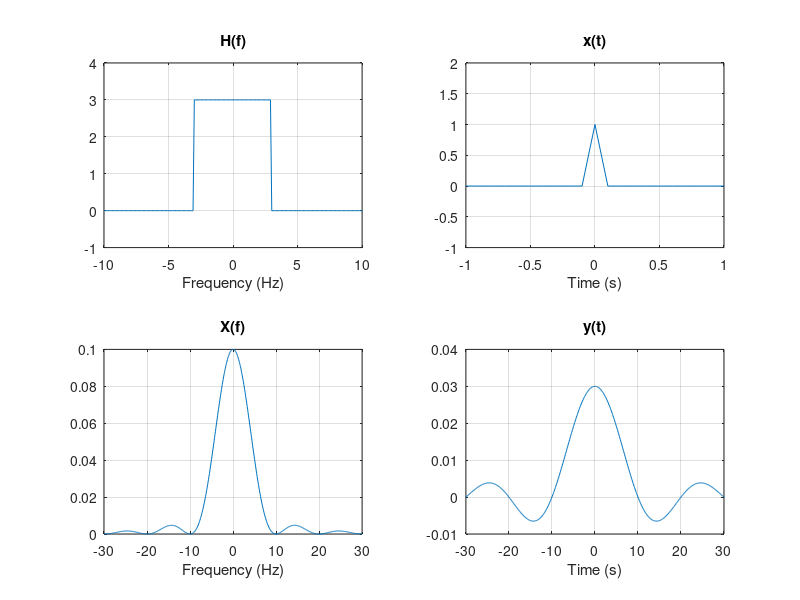

Source code (MATLAB): (Note: this script raises an error after producing the figure.)
% 訊號與系統複習：三角脈衝通過理想低通濾波器
% 三角脈衝（tau = 0.1）通過理想 LPF，以時域摺積求輸出
% 輸出：H(f)、x(t)、X(f)、y(t)
clear
clc
fs = 10;  
W = 6;
tau = 0.1; 
f = -30:1/fs:30;
t = -30:1/fs:30; 
tconv = -60:1/fs:60;
x = tripuls(t, 2*tau); 
xf = tau*sinc(tau*f).^2;

Hf = 3*rectpuls(f, W);
ht = 3*tau *(sinc(tau*t));
y = conv(ht,x)./fs;

figure;
subplot(221)
plot(f,Hf);
xlabel('Frequency (Hz)');
xlim([-10 10]);
ylim([-1 4])
title('H(f)');
grid on

subplot(222)
plot(t,x);
xlabel('Time (s)');
xlim([-1 1]);
ylim([-1 2])
title('x(t)');
grid on

subplot(223)
plot(f,xf);
xlabel('Frequency (Hz)');
xlim([-30 30]);
title('X(f)');
grid on

subplot(224)
plot(tconv,y);
xlabel('Time (s)');
xlim([-30 30]);
title('y(t)');
grid on

sgtitle('W=6,tau=0.1');
